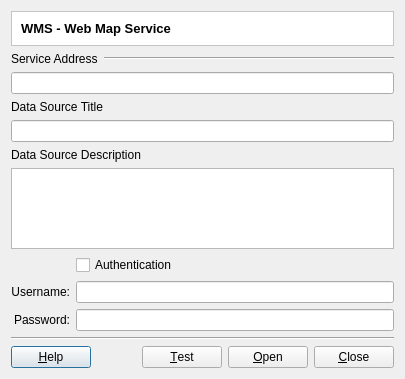
<?xml version="1.0" encoding="UTF-8"?>
<ui version="4.0">
 <class>WMSConnectorDialogForm</class>
 <widget class="QDialog" name="WMSConnectorDialogForm">
  <property name="geometry">
   <rect>
    <x>0</x>
    <y>0</y>
    <width>405</width>
    <height>379</height>
   </rect>
  </property>
  <property name="windowTitle">
   <string>WMS Connector</string>
  </property>
  <layout class="QVBoxLayout" name="verticalLayout" stretch="0,0,0,0,0,0,1,0,0,0">
   <item>
    <widget class="QFrame" name="frame_2">
     <property name="styleSheet">
      <string notr="true">QWidget { background: white }</string>
     </property>
     <property name="frameShape">
      <enum>QFrame::StyledPanel</enum>
     </property>
     <property name="frameShadow">
      <enum>QFrame::Sunken</enum>
     </property>
     <layout class="QVBoxLayout" name="verticalLayout_5">
      <item>
       <widget class="QLabel" name="m_datasourceTypeTitleLabel">
        <property name="font">
         <font>
          <pointsize>10</pointsize>
          <weight>75</weight>
          <bold>true</bold>
         </font>
        </property>
        <property name="text">
         <string>WMS - Web Map Service</string>
        </property>
       </widget>
      </item>
     </layout>
    </widget>
   </item>
   <item>
    <layout class="QHBoxLayout" name="horizontalLayout" stretch="0,1">
     <item>
      <widget class="QLabel" name="label">
       <property name="text">
        <string>Service Address</string>
       </property>
      </widget>
     </item>
     <item>
      <widget class="Line" name="line">
       <property name="orientation">
        <enum>Qt::Horizontal</enum>
       </property>
      </widget>
     </item>
    </layout>
   </item>
   <item>
    <widget class="QLineEdit" name="m_serverLineEdit"/>
   </item>
   <item>
    <widget class="QLabel" name="label_2">
     <property name="text">
      <string>Data Source Title</string>
     </property>
    </widget>
   </item>
   <item>
    <widget class="QLineEdit" name="m_datasourceTitleLineEdit"/>
   </item>
   <item>
    <widget class="QLabel" name="label_3">
     <property name="text">
      <string>Data Source Description</string>
     </property>
    </widget>
   </item>
   <item>
    <widget class="QTextEdit" name="m_dataSourceDescriptionTextEdit">
     <property name="sizePolicy">
      <sizepolicy hsizetype="Expanding" vsizetype="Minimum">
       <horstretch>0</horstretch>
       <verstretch>0</verstretch>
      </sizepolicy>
     </property>
     <property name="minimumSize">
      <size>
       <width>0</width>
       <height>40</height>
      </size>
     </property>
     <property name="toolTip">
      <string>A more detailed description about the data source</string>
     </property>
    </widget>
   </item>
   <item>
    <layout class="QGridLayout" name="m_authGridLayout">
     <item row="4" column="1">
      <widget class="QLineEdit" name="m_authPasswordLineEdit">
       <property name="echoMode">
        <enum>QLineEdit::Password</enum>
       </property>
      </widget>
     </item>
     <item row="3" column="0">
      <widget class="QLabel" name="m_authUsernameLabel">
       <property name="text">
        <string>Username:</string>
       </property>
       <property name="alignment">
        <set>Qt::AlignRight|Qt::AlignTrailing|Qt::AlignVCenter</set>
       </property>
      </widget>
     </item>
     <item row="4" column="0">
      <widget class="QLabel" name="m_authPasswordLabel">
       <property name="text">
        <string>Password:</string>
       </property>
       <property name="alignment">
        <set>Qt::AlignRight|Qt::AlignTrailing|Qt::AlignVCenter</set>
       </property>
      </widget>
     </item>
     <item row="3" column="1">
      <widget class="QLineEdit" name="m_authUsernameLineEdit"/>
     </item>
     <item row="2" column="1">
      <widget class="QCheckBox" name="m_authCheckBox">
       <property name="text">
        <string>Authentication</string>
       </property>
      </widget>
     </item>
    </layout>
   </item>
   <item>
    <widget class="Line" name="line_2">
     <property name="orientation">
      <enum>Qt::Horizontal</enum>
     </property>
    </widget>
   </item>
   <item>
    <layout class="QHBoxLayout" name="horizontalLayout_4" stretch="0,1,0">
     <item>
      <widget class="QPushButton" name="m_helpPushButton">
       <property name="text">
        <string>&amp;Help</string>
       </property>
      </widget>
     </item>
     <item>
      <spacer name="horizontalSpacer">
       <property name="orientation">
        <enum>Qt::Horizontal</enum>
       </property>
       <property name="sizeHint" stdset="0">
        <size>
         <width>40</width>
         <height>20</height>
        </size>
       </property>
      </spacer>
     </item>
     <item>
      <layout class="QHBoxLayout" name="horizontalLayout_3">
       <item>
        <widget class="QPushButton" name="m_testPushButton">
         <property name="text">
          <string>&amp;Test</string>
         </property>
        </widget>
       </item>
       <item>
        <widget class="QPushButton" name="m_openPushButton">
         <property name="text">
          <string>&amp;Open</string>
         </property>
        </widget>
       </item>
       <item>
        <widget class="QPushButton" name="m_closePushButton">
         <property name="text">
          <string>&amp;Close</string>
         </property>
        </widget>
       </item>
      </layout>
     </item>
    </layout>
   </item>
  </layout>
 </widget>
 <tabstops>
  <tabstop>m_serverLineEdit</tabstop>
  <tabstop>m_datasourceTitleLineEdit</tabstop>
  <tabstop>m_dataSourceDescriptionTextEdit</tabstop>
  <tabstop>m_openPushButton</tabstop>
  <tabstop>m_closePushButton</tabstop>
  <tabstop>m_testPushButton</tabstop>
  <tabstop>m_helpPushButton</tabstop>
 </tabstops>
 <resources/>
 <connections>
  <connection>
   <sender>m_closePushButton</sender>
   <signal>pressed()</signal>
   <receiver>WMSConnectorDialogForm</receiver>
   <slot>reject()</slot>
   <hints>
    <hint type="sourcelabel">
     <x>344</x>
     <y>230</y>
    </hint>
    <hint type="destinationlabel">
     <x>117</x>
     <y>222</y>
    </hint>
   </hints>
  </connection>
 </connections>
</ui>
